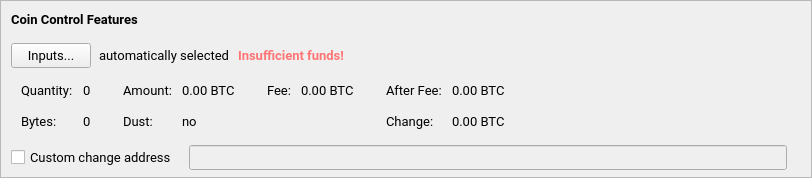
    <widget class="QFrame" name="frameCoinControl">
     <property name="sizePolicy">
      <sizepolicy hsizetype="Expanding" vsizetype="Expanding">
       <horstretch>0</horstretch>
       <verstretch>0</verstretch>
      </sizepolicy>
     </property>
     <property name="maximumSize">
      <size>
       <width>16777215</width>
       <height>16777215</height>
      </size>
     </property>
     <property name="font">
      <font>
       <family>Roboto</family>
       <pointsize>10</pointsize>
       <weight>50</weight>
       <bold>false</bold>
      </font>
     </property>
     <property name="frameShape">
      <enum>QFrame::StyledPanel</enum>
     </property>
     <property name="frameShadow">
      <enum>QFrame::Sunken</enum>
     </property>
     <layout class="QVBoxLayout" name="verticalLayoutCoinControl2">
      <property name="spacing">
       <number>0</number>
      </property>
      <property name="leftMargin">
       <number>0</number>
      </property>
      <property name="topMargin">
       <number>0</number>
      </property>
      <property name="rightMargin">
       <number>0</number>
      </property>
      <property name="bottomMargin">
       <number>6</number>
      </property>
      <item>
       <layout class="QVBoxLayout" name="verticalLayoutCoinControl" stretch="0,0,0,0,1">
        <property name="spacing">
         <number>0</number>
        </property>
        <property name="leftMargin">
         <number>10</number>
        </property>
        <property name="topMargin">
         <number>10</number>
        </property>
        <item>
         <layout class="QHBoxLayout" name="horizontalLayoutCoinControl1">
          <property name="bottomMargin">
           <number>15</number>
          </property>
          <item>
           <widget class="QLabel" name="labelCoinControlFeatures">
            <property name="sizePolicy">
             <sizepolicy hsizetype="Preferred" vsizetype="Maximum">
              <horstretch>0</horstretch>
              <verstretch>0</verstretch>
             </sizepolicy>
            </property>
            <property name="font">
             <font>
              <family>Roboto</family>
              <pointsize>10</pointsize>
              <weight>75</weight>
              <bold>true</bold>
             </font>
            </property>
            <property name="styleSheet">
             <string notr="true">font-weight:bold;</string>
            </property>
            <property name="text">
             <string>Coin Control Features</string>
            </property>
           </widget>
          </item>
         </layout>
        </item>
        <item>
         <layout class="QHBoxLayout" name="horizontalLayoutCoinControl2" stretch="0,0,0,0">
          <property name="spacing">
           <number>8</number>
          </property>
          <property name="bottomMargin">
           <number>10</number>
          </property>
          <item>
           <widget class="QPushButton" name="pushButtonCoinControl">
            <property name="font">
             <font>
              <family>Roboto</family>
              <pointsize>10</pointsize>
              <weight>50</weight>
              <bold>false</bold>
             </font>
            </property>
            <property name="styleSheet">
             <string notr="true"/>
            </property>
            <property name="text">
             <string>Inputs...</string>
            </property>
            <property name="autoDefault">
             <bool>false</bool>
            </property>
           </widget>
          </item>
          <item>
           <widget class="QLabel" name="labelCoinControlAutomaticallySelected">
            <property name="font">
             <font>
              <family>Roboto</family>
              <pointsize>10</pointsize>
              <weight>50</weight>
              <bold>false</bold>
             </font>
            </property>
            <property name="text">
             <string>automatically selected</string>
            </property>
            <property name="margin">
             <number>5</number>
            </property>
           </widget>
          </item>
          <item>
           <widget class="QLabel" name="labelCoinControlInsuffFunds">
            <property name="font">
             <font>
              <family>Roboto</family>
              <pointsize>10</pointsize>
              <weight>75</weight>
              <bold>true</bold>
             </font>
            </property>
            <property name="styleSheet">
             <string notr="true">color: rgb(255, 117, 117);</string>
            </property>
            <property name="text">
             <string>Insufficient funds!</string>
            </property>
            <property name="margin">
             <number>5</number>
            </property>
           </widget>
          </item>
          <item>
           <spacer name="horizontalSpacerCoinControl">
            <property name="font">
             <font>
              <family>Roboto</family>
              <pointsize>10</pointsize>
              <weight>50</weight>
              <bold>false</bold>
             </font>
            </property>
            <property name="orientation">
             <enum>Qt::Horizontal</enum>
            </property>
            <property name="sizeHint" stdset="0">
             <size>
              <width>40</width>
              <height>1</height>
             </size>
            </property>
           </spacer>
          </item>
         </layout>
        </item>
        <item>
         <widget class="QWidget" name="widgetCoinControl" native="true">
          <property name="sizePolicy">
           <sizepolicy hsizetype="Preferred" vsizetype="Preferred">
            <horstretch>0</horstretch>
            <verstretch>0</verstretch>
           </sizepolicy>
          </property>
          <property name="minimumSize">
           <size>
            <width>0</width>
            <height>0</height>
           </size>
          </property>
          <property name="font">
           <font>
            <family>Roboto</family>
            <pointsize>10</pointsize>
            <weight>50</weight>
            <bold>false</bold>
           </font>
          </property>
          <property name="styleSheet">
           <string notr="true"/>
          </property>
          <layout class="QHBoxLayout" name="horizontalLayoutCoinControl5">
           <property name="leftMargin">
            <number>0</number>
           </property>
           <property name="topMargin">
            <number>0</number>
           </property>
           <property name="rightMargin">
            <number>0</number>
           </property>
           <property name="bottomMargin">
            <number>0</number>
           </property>
           <item>
            <layout class="QHBoxLayout" name="horizontalLayoutCoinControl3" stretch="0,0,0,1">
             <property name="spacing">
              <number>20</number>
             </property>
             <property name="topMargin">
              <number>0</number>
             </property>
             <property name="bottomMargin">
              <number>10</number>
             </property>
             <item>
              <layout class="QFormLayout" name="formLayoutCoinControl1">
               <property name="horizontalSpacing">
                <number>10</number>
               </property>
               <property name="verticalSpacing">
                <number>14</number>
               </property>
               <property name="leftMargin">
                <number>10</number>
               </property>
               <property name="topMargin">
                <number>4</number>
               </property>
               <property name="rightMargin">
                <number>6</number>
               </property>
               <item row="0" column="0">
                <widget class="QLabel" name="labelCoinControlQuantityText">
                 <property name="font">
                  <font>
                   <family>Roboto</family>
                   <pointsize>10</pointsize>
                   <weight>50</weight>
                   <bold>false</bold>
                  </font>
                 </property>
                 <property name="text">
                  <string>Quantity:</string>
                 </property>
                 <property name="margin">
                  <number>0</number>
                 </property>
                </widget>
               </item>
               <item row="0" column="1">
                <widget class="QLabel" name="labelCoinControlQuantity">
                 <property name="font">
                  <font>
                   <family>Roboto</family>
                   <pointsize>10</pointsize>
                   <weight>50</weight>
                   <bold>false</bold>
                  </font>
                 </property>
                 <property name="cursor">
                  <cursorShape>IBeamCursor</cursorShape>
                 </property>
                 <property name="contextMenuPolicy">
                  <enum>Qt::ActionsContextMenu</enum>
                 </property>
                 <property name="text">
                  <string notr="true">0</string>
                 </property>
                 <property name="margin">
                  <number>0</number>
                 </property>
                 <property name="textInteractionFlags">
                  <set>Qt::LinksAccessibleByMouse|Qt::TextSelectableByKeyboard|Qt::TextSelectableByMouse</set>
                 </property>
                </widget>
               </item>
               <item row="1" column="0">
                <widget class="QLabel" name="labelCoinControlBytesText">
                 <property name="font">
                  <font>
                   <family>Roboto</family>
                   <pointsize>10</pointsize>
                   <weight>50</weight>
                   <bold>false</bold>
                  </font>
                 </property>
                 <property name="text">
                  <string>Bytes:</string>
                 </property>
                </widget>
               </item>
               <item row="1" column="1">
                <widget class="QLabel" name="labelCoinControlBytes">
                 <property name="font">
                  <font>
                   <family>Roboto</family>
                   <pointsize>10</pointsize>
                   <weight>50</weight>
                   <bold>false</bold>
                  </font>
                 </property>
                 <property name="cursor">
                  <cursorShape>IBeamCursor</cursorShape>
                 </property>
                 <property name="contextMenuPolicy">
                  <enum>Qt::ActionsContextMenu</enum>
                 </property>
                 <property name="text">
                  <string notr="true">0</string>
                 </property>
                 <property name="textInteractionFlags">
                  <set>Qt::LinksAccessibleByMouse|Qt::TextSelectableByKeyboard|Qt::TextSelectableByMouse</set>
                 </property>
                </widget>
               </item>
              </layout>
             </item>
             <item>
              <layout class="QFormLayout" name="formLayoutCoinControl2">
               <property name="horizontalSpacing">
                <number>10</number>
               </property>
               <property name="verticalSpacing">
                <number>14</number>
               </property>
               <property name="leftMargin">
                <number>6</number>
               </property>
               <property name="topMargin">
                <number>4</number>
               </property>
               <property name="rightMargin">
                <number>6</number>
               </property>
               <item row="0" column="0">
                <widget class="QLabel" name="labelCoinControlAmountText">
                 <property name="font">
                  <font>
                   <family>Roboto</family>
                   <pointsize>10</pointsize>
                   <weight>50</weight>
                   <bold>false</bold>
                  </font>
                 </property>
                 <property name="text">
                  <string>Amount:</string>
                 </property>
                 <property name="margin">
                  <number>0</number>
                 </property>
                </widget>
               </item>
               <item row="0" column="1">
                <widget class="QLabel" name="labelCoinControlAmount">
                 <property name="font">
                  <font>
                   <family>Roboto</family>
                   <pointsize>10</pointsize>
                   <weight>50</weight>
                   <bold>false</bold>
                  </font>
                 </property>
                 <property name="cursor">
                  <cursorShape>IBeamCursor</cursorShape>
                 </property>
                 <property name="contextMenuPolicy">
                  <enum>Qt::ActionsContextMenu</enum>
                 </property>
                 <property name="text">
                  <string notr="true">0.00 BTC</string>
                 </property>
                 <property name="textInteractionFlags">
                  <set>Qt::LinksAccessibleByMouse|Qt::TextSelectableByKeyboard|Qt::TextSelectableByMouse</set>
                 </property>
                </widget>
               </item>
               <item row="1" column="0">
                <widget class="QLabel" name="labelCoinControlLowOutputText">
                 <property name="font">
                  <font>
                   <family>Roboto</family>
                   <pointsize>10</pointsize>
                   <weight>50</weight>
                   <bold>false</bold>
                  </font>
                 </property>
                 <property name="text">
                  <string>Dust:</string>
                 </property>
                </widget>
               </item>
               <item row="1" column="1">
                <widget class="QLabel" name="labelCoinControlLowOutput">
                 <property name="font">
                  <font>
                   <family>Roboto</family>
                   <pointsize>10</pointsize>
                   <weight>50</weight>
                   <bold>false</bold>
                  </font>
                 </property>
                 <property name="cursor">
                  <cursorShape>IBeamCursor</cursorShape>
                 </property>
                 <property name="contextMenuPolicy">
                  <enum>Qt::ActionsContextMenu</enum>
                 </property>
                 <property name="text">
                  <string notr="true">no</string>
                 </property>
                 <property name="textInteractionFlags">
                  <set>Qt::LinksAccessibleByMouse|Qt::TextSelectableByKeyboard|Qt::TextSelectableByMouse</set>
                 </property>
                </widget>
               </item>
              </layout>
             </item>
             <item>
              <layout class="QFormLayout" name="formLayoutCoinControl3">
               <property name="horizontalSpacing">
                <number>10</number>
               </property>
               <property name="verticalSpacing">
                <number>14</number>
               </property>
               <property name="leftMargin">
                <number>6</number>
               </property>
               <property name="topMargin">
                <number>4</number>
               </property>
               <property name="rightMargin">
                <number>6</number>
               </property>
               <item row="0" column="0">
                <widget class="QLabel" name="labelCoinControlFeeText">
                 <property name="font">
                  <font>
                   <family>Roboto</family>
                   <pointsize>10</pointsize>
                   <weight>50</weight>
                   <bold>false</bold>
                  </font>
                 </property>
                 <property name="text">
                  <string>Fee:</string>
                 </property>
                 <property name="margin">
                  <number>0</number>
                 </property>
                </widget>
               </item>
               <item row="0" column="1">
                <widget class="QLabel" name="labelCoinControlFee">
                 <property name="font">
                  <font>
                   <family>Roboto</family>
                   <pointsize>10</pointsize>
                   <weight>50</weight>
                   <bold>false</bold>
                  </font>
                 </property>
                 <property name="cursor">
                  <cursorShape>IBeamCursor</cursorShape>
                 </property>
                 <property name="contextMenuPolicy">
                  <enum>Qt::ActionsContextMenu</enum>
                 </property>
                 <property name="text">
                  <string notr="true">0.00 BTC</string>
                 </property>
                 <property name="textInteractionFlags">
                  <set>Qt::LinksAccessibleByMouse|Qt::TextSelectableByKeyboard|Qt::TextSelectableByMouse</set>
                 </property>
                </widget>
               </item>
              </layout>
             </item>
             <item>
              <layout class="QFormLayout" name="formLayoutCoinControl4">
               <property name="horizontalSpacing">
                <number>10</number>
               </property>
               <property name="verticalSpacing">
                <number>14</number>
               </property>
               <property name="leftMargin">
                <number>6</number>
               </property>
               <property name="topMargin">
                <number>4</number>
               </property>
               <property name="rightMargin">
                <number>6</number>
               </property>
               <item row="0" column="0">
                <widget class="QLabel" name="labelCoinControlAfterFeeText">
                 <property name="font">
                  <font>
                   <family>Roboto</family>
                   <pointsize>10</pointsize>
                   <weight>50</weight>
                   <bold>false</bold>
                  </font>
                 </property>
                 <property name="text">
                  <string>After Fee:</string>
                 </property>
                 <property name="margin">
                  <number>0</number>
                 </property>
                </widget>
               </item>
               <item row="0" column="1">
                <widget class="QLabel" name="labelCoinControlAfterFee">
                 <property name="font">
                  <font>
                   <family>Roboto</family>
                   <pointsize>10</pointsize>
                   <weight>50</weight>
                   <bold>false</bold>
                  </font>
                 </property>
                 <property name="cursor">
                  <cursorShape>IBeamCursor</cursorShape>
                 </property>
                 <property name="contextMenuPolicy">
                  <enum>Qt::ActionsContextMenu</enum>
                 </property>
                 <property name="text">
                  <string notr="true">0.00 BTC</string>
                 </property>
                 <property name="textInteractionFlags">
                  <set>Qt::LinksAccessibleByMouse|Qt::TextSelectableByKeyboard|Qt::TextSelectableByMouse</set>
                 </property>
                </widget>
               </item>
               <item row="1" column="0">
                <widget class="QLabel" name="labelCoinControlChangeText">
                 <property name="font">
                  <font>
                   <family>Roboto</family>
                   <pointsize>10</pointsize>
                   <weight>50</weight>
                   <bold>false</bold>
                  </font>
                 </property>
                 <property name="text">
                  <string>Change:</string>
                 </property>
                </widget>
               </item>
               <item row="1" column="1">
                <widget class="QLabel" name="labelCoinControlChange">
                 <property name="font">
                  <font>
                   <family>Roboto</family>
                   <pointsize>10</pointsize>
                   <weight>50</weight>
                   <bold>false</bold>
                  </font>
                 </property>
                 <property name="cursor">
                  <cursorShape>IBeamCursor</cursorShape>
                 </property>
                 <property name="contextMenuPolicy">
                  <enum>Qt::ActionsContextMenu</enum>
                 </property>
                 <property name="text">
                  <string notr="true">0.00 BTC</string>
                 </property>
                 <property name="textInteractionFlags">
                  <set>Qt::LinksAccessibleByMouse|Qt::TextSelectableByKeyboard|Qt::TextSelectableByMouse</set>
                 </property>
                </widget>
               </item>
              </layout>
             </item>
            </layout>
           </item>
          </layout>
         </widget>
        </item>
        <item>
         <layout class="QHBoxLayout" name="horizontalLayoutCoinControl4" stretch="0,0,0">
          <property name="spacing">
           <number>12</number>
          </property>
          <property name="sizeConstraint">
           <enum>QLayout::SetDefaultConstraint</enum>
          </property>
          <property name="topMargin">
           <number>5</number>
          </property>
          <property name="rightMargin">
           <number>5</number>
          </property>
          <item>
           <widget class="QCheckBox" name="checkBoxCoinControlChange">
            <property name="font">
             <font>
              <family>Roboto</family>
              <pointsize>10</pointsize>
              <weight>50</weight>
              <bold>false</bold>
             </font>
            </property>
            <property name="toolTip">
             <string>If this is activated, but the change address is empty or invalid, change will be sent to a newly generated address.</string>
            </property>
            <property name="text">
             <string>Custom change address</string>
            </property>
           </widget>
          </item>
          <item>
           <widget class="QValidatedLineEdit" name="lineEditCoinControlChange">
            <property name="enabled">
             <bool>false</bool>
            </property>
            <property name="sizePolicy">
             <sizepolicy hsizetype="Expanding" vsizetype="Fixed">
              <horstretch>0</horstretch>
              <verstretch>0</verstretch>
             </sizepolicy>
            </property>
            <property name="font">
             <font>
              <family>Roboto</family>
              <pointsize>10</pointsize>
              <weight>50</weight>
              <bold>false</bold>
             </font>
            </property>
           </widget>
          </item>
          <item>
           <widget class="QLabel" name="labelCoinControlChangeLabel">
            <property name="sizePolicy">
             <sizepolicy hsizetype="Preferred" vsizetype="Expanding">
              <horstretch>0</horstretch>
              <verstretch>0</verstretch>
             </sizepolicy>
            </property>
            <property name="minimumSize">
             <size>
              <width>0</width>
              <height>0</height>
             </size>
            </property>
            <property name="font">
             <font>
              <family>Roboto</family>
              <pointsize>10</pointsize>
              <weight>50</weight>
              <bold>false</bold>
             </font>
            </property>
            <property name="text">
             <string/>
            </property>
            <property name="margin">
             <number>3</number>
            </property>
           </widget>
          </item>
         </layout>
        </item>
        <item>
         <spacer name="verticalSpacerCoinControl">
          <property name="font">
           <font>
            <family>Roboto</family>
            <pointsize>10</pointsize>
            <weight>50</weight>
            <bold>false</bold>
           </font>
          </property>
          <property name="orientation">
           <enum>Qt::Vertical</enum>
          </property>
          <property name="sizeHint" stdset="0">
           <size>
            <width>800</width>
            <height>1</height>
           </size>
          </property>
         </spacer>
        </item>
       </layout>
      </item>
     </layout>
    </widget>
